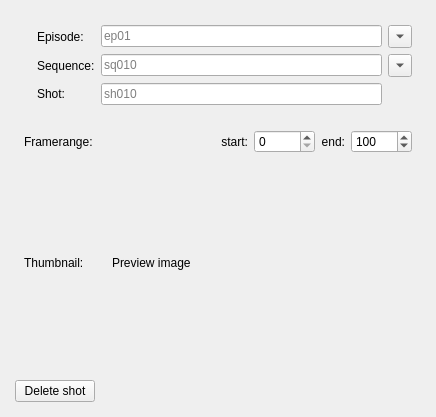
<?xml version="1.0" encoding="UTF-8"?>
<ui version="4.0">
 <class>dlg_EditShot</class>
 <widget class="QDialog" name="dlg_EditShot">
  <property name="geometry">
   <rect>
    <x>0</x>
    <y>0</y>
    <width>436</width>
    <height>417</height>
   </rect>
  </property>
  <property name="windowTitle">
   <string>Edit shot</string>
  </property>
  <layout class="QVBoxLayout" name="verticalLayout">
   <property name="spacing">
    <number>15</number>
   </property>
   <property name="leftMargin">
    <number>15</number>
   </property>
   <property name="topMargin">
    <number>15</number>
   </property>
   <property name="rightMargin">
    <number>15</number>
   </property>
   <property name="bottomMargin">
    <number>15</number>
   </property>
   <item>
    <widget class="QWidget" name="w_shotName" native="true">
     <layout class="QGridLayout" name="gridLayout">
      <property name="topMargin">
       <number>10</number>
      </property>
      <item row="2" column="0">
       <widget class="QLabel" name="l_shotIcon">
        <property name="text">
         <string/>
        </property>
       </widget>
      </item>
      <item row="2" column="1">
       <widget class="QLabel" name="l_shot">
        <property name="text">
         <string>Shot:</string>
        </property>
       </widget>
      </item>
      <item row="0" column="2">
       <widget class="QLineEdit" name="e_episode">
        <property name="placeholderText">
         <string>ep01</string>
        </property>
       </widget>
      </item>
      <item row="1" column="0">
       <widget class="QLabel" name="l_seqIcon">
        <property name="text">
         <string/>
        </property>
       </widget>
      </item>
      <item row="1" column="1">
       <widget class="QLabel" name="l_seq">
        <property name="text">
         <string>Sequence:</string>
        </property>
       </widget>
      </item>
      <item row="0" column="0">
       <widget class="QLabel" name="l_episodeIcon">
        <property name="text">
         <string/>
        </property>
       </widget>
      </item>
      <item row="1" column="3">
       <widget class="QToolButton" name="b_showSeq">
        <property name="maximumSize">
         <size>
          <width>25</width>
          <height>16777215</height>
         </size>
        </property>
        <property name="focusPolicy">
         <enum>Qt::NoFocus</enum>
        </property>
        <property name="toolTip">
         <string>Existing sequence names</string>
        </property>
        <property name="text">
         <string/>
        </property>
        <property name="arrowType">
         <enum>Qt::DownArrow</enum>
        </property>
       </widget>
      </item>
      <item row="0" column="1">
       <widget class="QLabel" name="l_episode">
        <property name="text">
         <string>Episode:</string>
        </property>
       </widget>
      </item>
      <item row="0" column="3">
       <widget class="QToolButton" name="b_showEpisodes">
        <property name="maximumSize">
         <size>
          <width>25</width>
          <height>16777215</height>
         </size>
        </property>
        <property name="focusPolicy">
         <enum>Qt::NoFocus</enum>
        </property>
        <property name="toolTip">
         <string>Existing episode names</string>
        </property>
        <property name="text">
         <string/>
        </property>
        <property name="arrowType">
         <enum>Qt::DownArrow</enum>
        </property>
       </widget>
      </item>
      <item row="2" column="2">
       <widget class="QLineEdit" name="e_shotName">
        <property name="placeholderText">
         <string>sh010</string>
        </property>
       </widget>
      </item>
      <item row="1" column="2">
       <widget class="QLineEdit" name="e_sequence">
        <property name="placeholderText">
         <string>sq010</string>
        </property>
       </widget>
      </item>
     </layout>
    </widget>
   </item>
   <item>
    <widget class="QWidget" name="w_range" native="true">
     <layout class="QHBoxLayout" name="horizontalLayout">
      <property name="topMargin">
       <number>1</number>
      </property>
      <item>
       <widget class="QLabel" name="label_2">
        <property name="text">
         <string>Framerange:</string>
        </property>
       </widget>
      </item>
      <item>
       <spacer name="horizontalSpacer">
        <property name="orientation">
         <enum>Qt::Horizontal</enum>
        </property>
        <property name="sizeHint" stdset="0">
         <size>
          <width>40</width>
          <height>20</height>
         </size>
        </property>
       </spacer>
      </item>
      <item>
       <widget class="QLabel" name="label">
        <property name="text">
         <string>start:</string>
        </property>
        <property name="alignment">
         <set>Qt::AlignRight|Qt::AlignTrailing|Qt::AlignVCenter</set>
        </property>
       </widget>
      </item>
      <item>
       <widget class="QSpinBox" name="sp_startFrame">
        <property name="minimumSize">
         <size>
          <width>60</width>
          <height>0</height>
         </size>
        </property>
        <property name="maximum">
         <number>99999</number>
        </property>
        <property name="value">
         <number>0</number>
        </property>
       </widget>
      </item>
      <item>
       <widget class="QLabel" name="label_3">
        <property name="layoutDirection">
         <enum>Qt::LeftToRight</enum>
        </property>
        <property name="text">
         <string>end:</string>
        </property>
        <property name="alignment">
         <set>Qt::AlignRight|Qt::AlignTrailing|Qt::AlignVCenter</set>
        </property>
       </widget>
      </item>
      <item>
       <widget class="QSpinBox" name="sp_endFrame">
        <property name="minimumSize">
         <size>
          <width>60</width>
          <height>0</height>
         </size>
        </property>
        <property name="maximum">
         <number>99999</number>
        </property>
        <property name="value">
         <number>100</number>
        </property>
       </widget>
      </item>
     </layout>
    </widget>
   </item>
   <item>
    <widget class="QWidget" name="w_preview" native="true">
     <layout class="QHBoxLayout" name="horizontalLayout_2">
      <property name="spacing">
       <number>0</number>
      </property>
      <property name="topMargin">
       <number>1</number>
      </property>
      <item>
       <widget class="QLabel" name="label_5">
        <property name="text">
         <string>Thumbnail:</string>
        </property>
       </widget>
      </item>
      <item>
       <spacer name="horizontalSpacer_2">
        <property name="orientation">
         <enum>Qt::Horizontal</enum>
        </property>
        <property name="sizeHint" stdset="0">
         <size>
          <width>40</width>
          <height>20</height>
         </size>
        </property>
       </spacer>
      </item>
      <item>
       <widget class="QLabel" name="l_shotPreview">
        <property name="sizePolicy">
         <sizepolicy hsizetype="Fixed" vsizetype="Fixed">
          <horstretch>0</horstretch>
          <verstretch>0</verstretch>
         </sizepolicy>
        </property>
        <property name="minimumSize">
         <size>
          <width>300</width>
          <height>169</height>
         </size>
        </property>
        <property name="contextMenuPolicy">
         <enum>Qt::CustomContextMenu</enum>
        </property>
        <property name="text">
         <string>Preview image</string>
        </property>
       </widget>
      </item>
     </layout>
    </widget>
   </item>
   <item>
    <spacer name="verticalSpacer">
     <property name="orientation">
      <enum>Qt::Vertical</enum>
     </property>
     <property name="sizeHint" stdset="0">
      <size>
       <width>20</width>
       <height>40</height>
      </size>
     </property>
    </spacer>
   </item>
   <item>
    <widget class="QWidget" name="w_buttons" native="true">
     <layout class="QHBoxLayout" name="horizontalLayout_4">
      <property name="leftMargin">
       <number>0</number>
      </property>
      <property name="topMargin">
       <number>0</number>
      </property>
      <property name="rightMargin">
       <number>0</number>
      </property>
      <property name="bottomMargin">
       <number>0</number>
      </property>
      <item>
       <widget class="QPushButton" name="b_deleteShot">
        <property name="focusPolicy">
         <enum>Qt::NoFocus</enum>
        </property>
        <property name="text">
         <string>Delete shot</string>
        </property>
       </widget>
      </item>
      <item>
       <spacer name="horizontalSpacer_4">
        <property name="orientation">
         <enum>Qt::Horizontal</enum>
        </property>
        <property name="sizeHint" stdset="0">
         <size>
          <width>40</width>
          <height>20</height>
         </size>
        </property>
       </spacer>
      </item>
      <item>
       <widget class="QDialogButtonBox" name="buttonBox">
        <property name="orientation">
         <enum>Qt::Horizontal</enum>
        </property>
        <property name="standardButtons">
         <set>QDialogButtonBox::NoButton</set>
        </property>
        <property name="centerButtons">
         <bool>false</bool>
        </property>
       </widget>
      </item>
     </layout>
    </widget>
   </item>
  </layout>
 </widget>
 <tabstops>
  <tabstop>e_episode</tabstop>
  <tabstop>e_sequence</tabstop>
  <tabstop>e_shotName</tabstop>
  <tabstop>sp_startFrame</tabstop>
  <tabstop>sp_endFrame</tabstop>
 </tabstops>
 <resources/>
 <connections/>
</ui>
